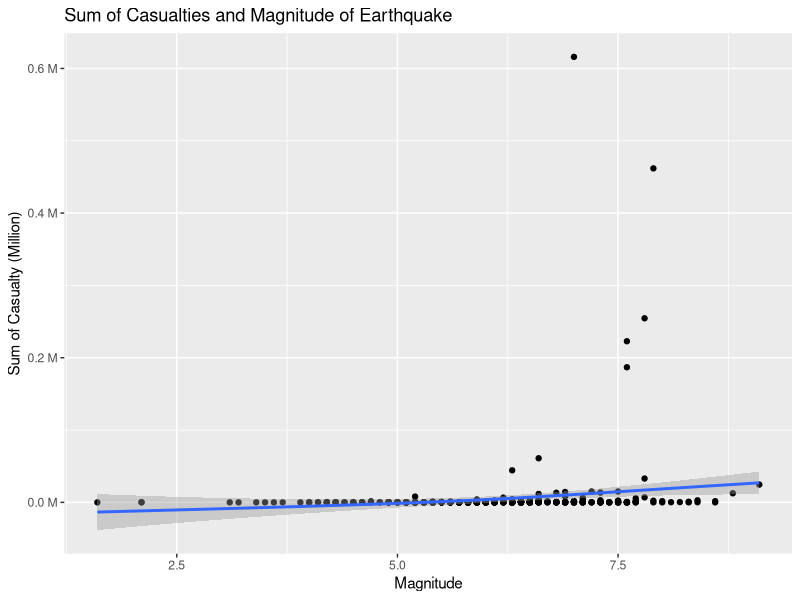
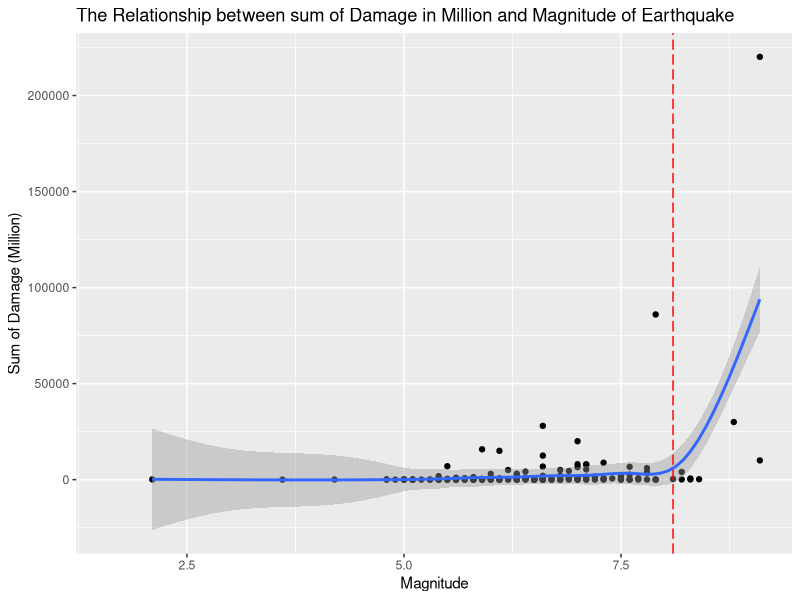
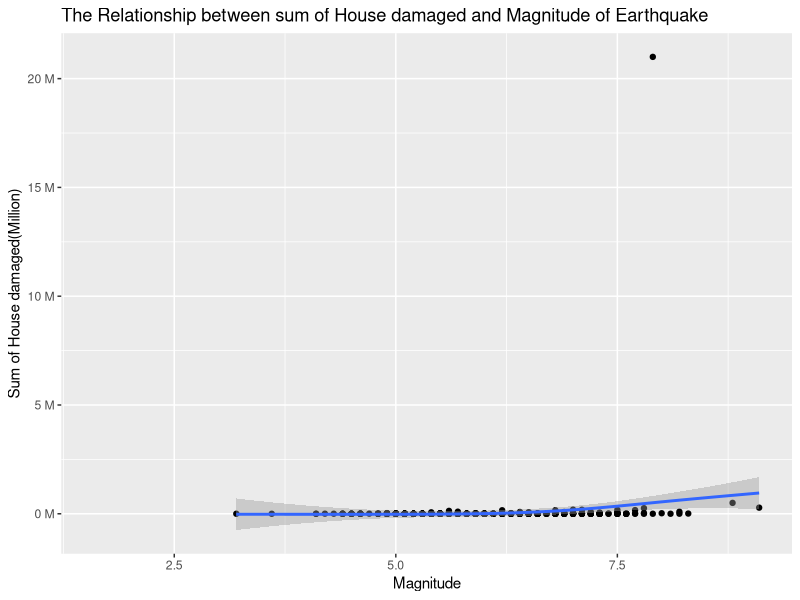
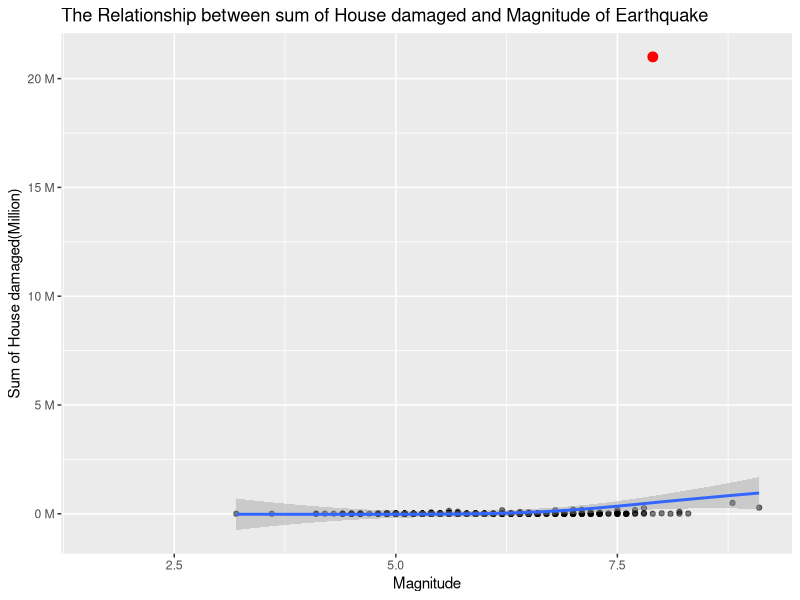

Write the R code that produced these figures, in order.
## ---- chunk 1
knitr::opts_chunk$set(echo = TRUE)
library(tidyverse)
## ---- chunk 2
earthquake_df = read_csv("earthquakes.csv")
glimpse(earthquake_df)
## ---- chunk 3
filtered_df = earthquake_df %>% mutate(date = make_date(year = Year, month = Mo, day = Dy)) %>%  filter(date >= "2000-01-01" & date <= "2023-12-31") %>% select(date, `Location Name`, Latitude, Longitude, `Focal Depth (km)`, Mag, Deaths, Injuries, `Damage ($Mil)`,`Houses Damaged`, `Total Deaths`, `Total Injuries`, `Total Damage ($Mil)`, `Total Houses Damaged`) %>% rename(location = `Location Name`, 
           Depth_km = `Focal Depth (km)`,
           Damage_Mil = `Damage ($Mil)`,
           House_Damaged = `Houses Damaged`,
           Total_Death = `Total Deaths`,
           Total_Injuries = `Total Injuries`,
           Total_Damage_Mil = `Total Damage ($Mil)`, 
           Total_House_Damaged = `Total Houses Damaged`
           ) %>% 
  mutate(Casualty = Deaths + Injuries, 
         Total_Casualty = Total_Death + Total_Injuries)


## ---- chunk 4
filtered_df %>% 
  arrange(-Mag) %>% 
  select(date, location, Mag, Depth_km) %>% 
  head(5) %>% 
  knitr::kable()
## ---- chunk 5
country_cleaned_df = filtered_df %>% separate(location,c("country", "location"), ":") %>% mutate(country = tools::toTitleCase(tolower(country)), 
                                                                                          location = tools::toTitleCase(tolower(location)))
## ---- chunk 6
country_cleaned_df %>% group_by(country) %>% summarize(frequency = n()) %>% arrange(-frequency) %>% head(5) %>% knitr::kable()
## ---- chunk 7
country_cleaned_df %>% 
  group_by(country) %>% 
  summarize(sum_death = sum(Deaths),
            sum_t_death = sum(Total_Death),
            sum_injured = sum(Injuries),
            sum_t_injured = sum(Total_Injuries), 
            sum_casualty = sum(Casualty), 
            sum_t_casualty = sum(Total_Casualty)) %>% 
  filter(sum_death != sum_t_death | sum_injured != sum_t_injured | sum_casualty != sum_t_casualty) %>% knitr::kable()
## ---- chunk 8
country_cleaned_df %>% group_by(date, country, Mag) %>% summarize(sum_t_casualty = sum(Total_Casualty)) %>% arrange(-sum_t_casualty) %>% head(5) %>% knitr::kable()
## ---- chunk 9
country_cleaned_df %>% group_by(date, country, Mag) %>% summarize(sum_t_casualty = sum(Total_Casualty)) %>% ggplot(aes(x = Mag, y = sum_t_casualty)) + geom_point() + geom_smooth()+ scale_y_continuous(labels = scales::unit_format(unit = "M", scale = 1e-6)) + labs(title = "Sum of Casualties and Magnitude of Earthquake") +
  xlab("Magnitude") + ylab("Sum of Casualty (Million)")
## ---- chunk 10
casualty_df = country_cleaned_df %>% group_by(date, country, Mag) %>% summarize(sum_t_casualty = sum(Total_Casualty)) 
shapiro.test(casualty_df$Mag)
shapiro.test(casualty_df$sum_t_casualty)
## ---- chunk 11
res = cor.test(casualty_df$Mag, casualty_df$sum_t_casualty, 
                    method = "pearson")
res
## ---- chunk 12
country_cleaned_df %>% 
  group_by(country) %>% 
  summarize(sum_damage_mil = sum(Damage_Mil),
            sum_t_damage_mil = sum(Total_Damage_Mil),
            sum_house_damaged = sum(House_Damaged),
            sum_t_house_damaged = sum(Total_House_Damaged)) %>% 
  filter(sum_damage_mil != sum_t_damage_mil | sum_house_damaged != sum_t_house_damaged) %>% knitr::kable()
## ---- chunk 13
country_cleaned_df %>% group_by(date, country, Mag) %>% summarize(sum_damage = sum(Total_Damage_Mil), 
          sum_house_damage = sum(Total_House_Damaged)) %>% arrange(desc(sum_damage), desc(sum_house_damage)) %>% head(5) %>% knitr::kable()
## ---- chunk 14
country_cleaned_df %>% group_by(date, country, Mag) %>% summarize(sum_damage = sum(Total_Damage_Mil)) %>% ggplot(aes(x = Mag, y = sum_damage)) + geom_point() + geom_smooth()+ geom_vline(xintercept = 8.1, colour="red", linetype = "longdash") + labs(title = "The Relationship between sum of Damage in Million and Magnitude of Earthquake") +
  xlab("Magnitude") + ylab("Sum of Damage (Million)")
## ---- chunk 15
damage_df = country_cleaned_df %>% group_by(date, country, Mag) %>% summarize(sum_damage = sum(Total_Damage_Mil)) 
shapiro.test(damage_df$Mag)
shapiro.test(damage_df$sum_damage)
## ---- chunk 16
res1 = cor.test(damage_df$Mag, damage_df$sum_damage, 
                    method = "pearson")
res1
## ---- chunk 17
country_cleaned_df %>% group_by(date, country, Mag) %>% summarize(sum_house_damage = sum(Total_House_Damaged)) %>% ggplot(aes(x = Mag, y = sum_house_damage)) + geom_point() +  geom_smooth()+ scale_y_continuous(labels = scales::unit_format(unit = "M", scale = 1e-6)) +
  labs(title = "The Relationship between sum of House damaged and Magnitude of Earthquake") +
  xlab("Magnitude") + ylab("Sum of House damaged(Million)") 
## ---- chunk 18
highlight_df = country_cleaned_df %>% 
  group_by(date, country, Mag) %>% 
  summarize(sum_house_damage = sum(Total_House_Damaged)) %>% 
  filter(sum_house_damage >= 20000000)
## ---- chunk 19
country_cleaned_df %>% group_by(date, country, Mag) %>% summarize(sum_house_damage = sum(Total_House_Damaged)) %>% ggplot(aes(x = Mag, y = sum_house_damage)) + geom_point(alpha = 0.5)  + geom_point(data=highlight_df, 
             aes(x=Mag,y=sum_house_damage), 
             color='red',
             size=3) + geom_smooth()+ scale_y_continuous(labels = scales::unit_format(unit = "M", scale = 1e-6)) +
  labs(title = "The Relationship between sum of House damaged and Magnitude of Earthquake") +
  xlab("Magnitude") + ylab("Sum of House damaged(Million)")
## ---- chunk 20
house_damage_df = country_cleaned_df %>% group_by(date, country, Mag) %>% summarize(sum_house_damage = sum(Total_House_Damaged)) 
shapiro.test(house_damage_df$Mag)
shapiro.test(house_damage_df$sum_house_damage)
## ---- chunk 21
res2 = cor.test(house_damage_df$Mag,house_damage_df$sum_house_damage, 
                    method = "pearson")
res2
## ---- chunk 22
write.csv(country_cleaned_df, "earthquake_by_country_cleaned.csv", row.names=FALSE)
